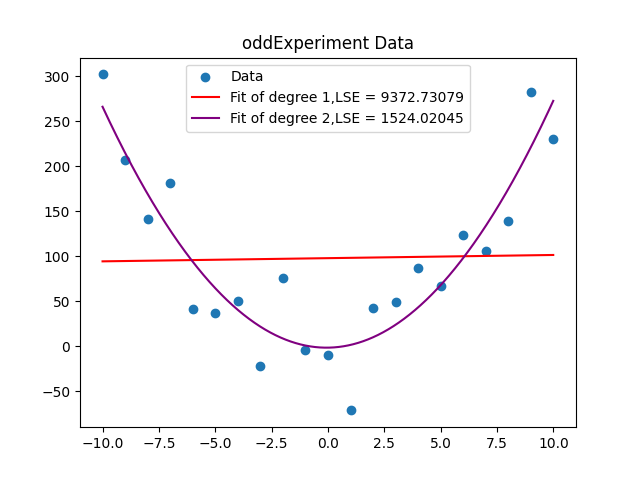

Write the Python code that produced this figure.
import numpy as np
import matplotlib.pyplot as plt
from matplotlib.pyplot import MultipleLocator
with open('oddExperiment.txt') as f :
    lines = f.readlines()
for i in range(22) :
    lines[i] = lines[i].split(" ")

x = []
y = []
for i in range(1, 22) :
    x.append(int(lines[i][1].strip()))
    y.append(float(lines[i][0].strip()))
plt.scatter(x, y, label = "Data")
po1 = np.polyfit(x, y, deg = 1)
po2= np.polyfit(x, y, deg = 2)
x_1 = np.arange(x[0],x[20],0.01)
y_1 = po1[0]*x_1+po1[1]
y_2 = po2[0]*x_1**2+po2[1]*x_1+po2[2]
x_2 = np.arange(x[0],x[20]+1)
y_3 = po1[0]*x_2+po1[1]
y_4 = po2[0]*x_2**2+po2[1]*x_2+po2[2]

Suma = 0
Sumb = 0
for i in range(len(x)) :
    Suma = Suma + (y[i]-y_3[i])**2
    Sumb = Sumb + (y[i]-y_4[i])**2
avg1 = round((Suma/len(x)),5)
avg2 = round((Sumb/len(x)),5)

plt.plot(x_1, y_1, label = f"Fit of degree 1,LSE = {avg1}", color = "red")
plt.plot(x_1, y_2, label = f"Fit of degree 2,LSE = {avg2}", color = "purple")
plt.title('oddExperiment Data')
plt.legend()
plt.show()
plt.savefig("lab12_plus.png")